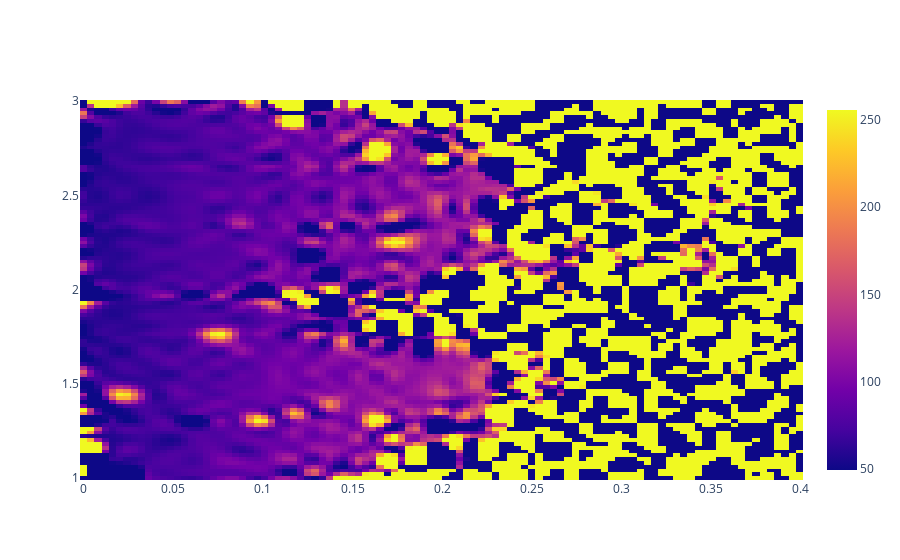

The notebook cell saved with this chart:
### Code cell
fig = go.Figure(data=go.Heatmap(
                    x=xx,
                    y=yy,
                    z=znew,
                    zmin=min(z), 
                    zmax=max(z)
                )
               )

fig.update_layout()
fig.show()
